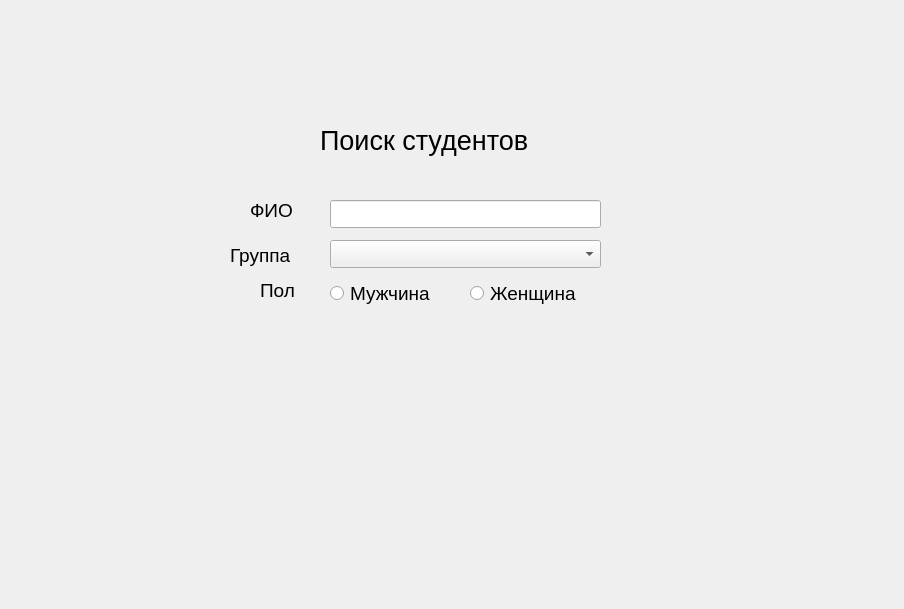
<?xml version="1.0" encoding="UTF-8"?>
<ui version="4.0">
 <class>FindWidget</class>
 <widget class="QWidget" name="FindWidget">
  <property name="geometry">
   <rect>
    <x>0</x>
    <y>0</y>
    <width>904</width>
    <height>609</height>
   </rect>
  </property>
  <property name="windowTitle">
   <string>FindWidget</string>
  </property>
  <widget class="QLabel" name="label">
   <property name="geometry">
    <rect>
     <x>250</x>
     <y>200</y>
     <width>63</width>
     <height>20</height>
    </rect>
   </property>
   <property name="font">
    <font>
     <pointsize>14</pointsize>
    </font>
   </property>
   <property name="text">
    <string>ФИО</string>
   </property>
  </widget>
  <widget class="QLineEdit" name="lineFIO">
   <property name="geometry">
    <rect>
     <x>330</x>
     <y>200</y>
     <width>271</width>
     <height>28</height>
    </rect>
   </property>
   <property name="font">
    <font>
     <pointsize>14</pointsize>
    </font>
   </property>
  </widget>
  <widget class="QLabel" name="label_2">
   <property name="geometry">
    <rect>
     <x>320</x>
     <y>100</y>
     <width>291</width>
     <height>81</height>
    </rect>
   </property>
   <property name="font">
    <font>
     <pointsize>20</pointsize>
    </font>
   </property>
   <property name="text">
    <string>Поиск студентов</string>
   </property>
  </widget>
  <widget class="QLabel" name="label_3">
   <property name="geometry">
    <rect>
     <x>230</x>
     <y>240</y>
     <width>81</width>
     <height>31</height>
    </rect>
   </property>
   <property name="font">
    <font>
     <pointsize>14</pointsize>
    </font>
   </property>
   <property name="text">
    <string>Группа</string>
   </property>
  </widget>
  <widget class="QComboBox" name="groupBox">
   <property name="geometry">
    <rect>
     <x>330</x>
     <y>240</y>
     <width>271</width>
     <height>28</height>
    </rect>
   </property>
   <property name="font">
    <font>
     <pointsize>14</pointsize>
    </font>
   </property>
   <item>
    <property name="text">
     <string/>
    </property>
   </item>
   <item>
    <property name="text">
     <string>2373</string>
    </property>
   </item>
   <item>
    <property name="text">
     <string>2374</string>
    </property>
   </item>
   <item>
    <property name="text">
     <string>2375</string>
    </property>
   </item>
  </widget>
  <widget class="QLabel" name="label_4">
   <property name="geometry">
    <rect>
     <x>260</x>
     <y>280</y>
     <width>63</width>
     <height>20</height>
    </rect>
   </property>
   <property name="font">
    <font>
     <pointsize>14</pointsize>
    </font>
   </property>
   <property name="text">
    <string>Пол</string>
   </property>
  </widget>
  <widget class="QRadioButton" name="isMen">
   <property name="geometry">
    <rect>
     <x>330</x>
     <y>280</y>
     <width>131</width>
     <height>26</height>
    </rect>
   </property>
   <property name="font">
    <font>
     <pointsize>14</pointsize>
    </font>
   </property>
   <property name="text">
    <string>Мужчина</string>
   </property>
  </widget>
  <widget class="QRadioButton" name="radioButton">
   <property name="geometry">
    <rect>
     <x>470</x>
     <y>280</y>
     <width>131</width>
     <height>26</height>
    </rect>
   </property>
   <property name="font">
    <font>
     <pointsize>14</pointsize>
    </font>
   </property>
   <property name="text">
    <string>Женщина</string>
   </property>
  </widget>
 </widget>
 <resources/>
 <connections/>
</ui>
